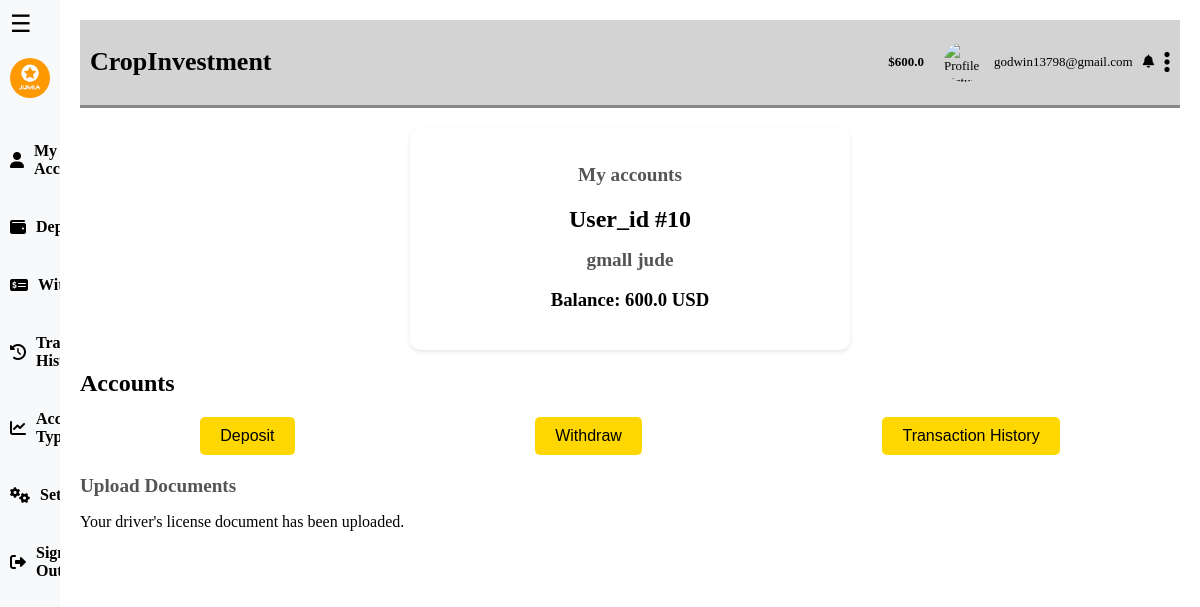
The app's page /dashboard (signed in), older data.
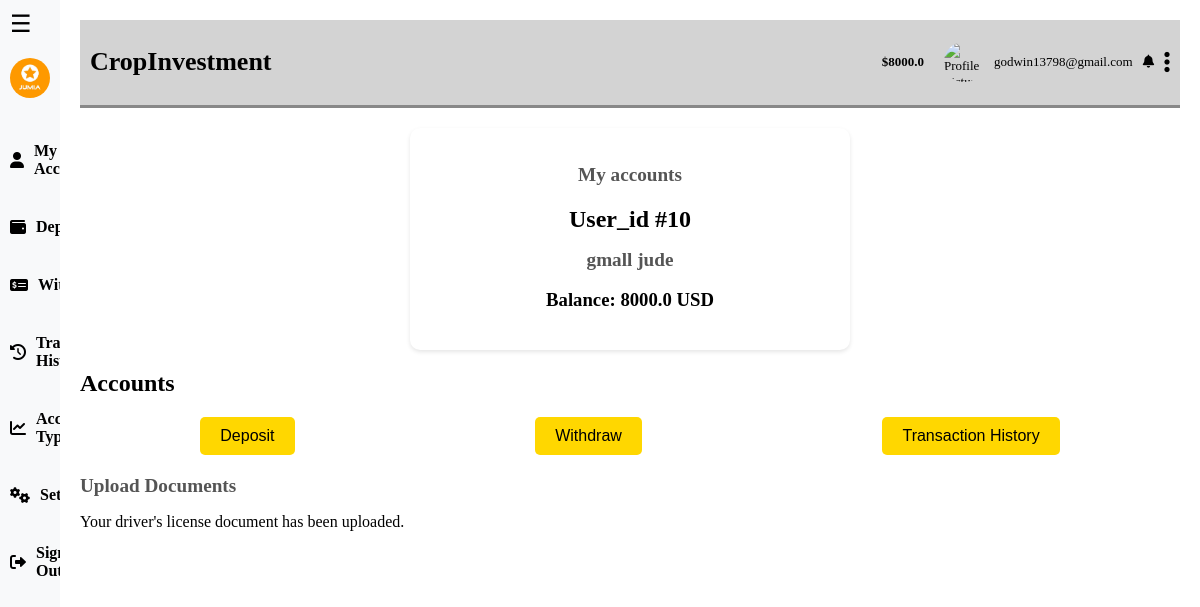
The same page, newer data.
### main/auth/models.py (models this page shows, shortened)
class User(db.Model, UserMixin):
    id = db.Column(db.Integer, primary_key=True)
    username = db.Column(db.String(80), unique=True, nullable=False)
    email = db.Column(db.String(120), unique=True, nullable=False)
    password = db.Column(db.String(120), nullable=False)
    country = db.Column(db.String(50), nullable=False)
    first_name = db.Column(db.String(50), nullable=False)
    last_name = db.Column(db.String(50), nullable=False)
    profile_picture = db.Column(db.String(200), nullable=True)
    home_address = db.Column(db.String(200), nullable=False)
    contact = db.Column(db.String(20), nullable=False)
    job_title = db.Column(db.String(100))
    date_created = db.Column(db.DateTime, default=datetime.utcnow)
    balance = db.Column(db.Float, nullable=False, default=0.0)
    account_type = db.Column(db.String(200), )
    driver_license = db.Column(db.String(200), nullable=True)

### app.py (the view)
@app.route('/dashboard')
@login_required
def dashboard():
    user = current_user
    return render_template('pages/dashboard.html', user=user)

### main/auth/route.py (called while the page is built)
@login_manager.user_loader
def load_user(user_id):
    return User.query.get(int(user_id))

### main/templates/pages/dashboard.html (shortened to what this page needs)
{% extends "base.html" %}
{% block content %}
<section>
    <div class="profile-container">
        <div>
            <h2>My accounts</h2>
            <h1>User_id #{{ user.id }}</h1>
            <h2>{{ user.first_name }} {{ user.last_name }}</h2>
            <div class="account-details">
                <h3>Balance: {{ user.balance }} USD</h3>
            </div>
        </div>
    </div>
    <div class="accounts-section">
        <div class="accounts-header">
            <h2>Accounts</h2>
        </div>
        <div class="account-actions">
            <button onclick="location.href='/deposit'">Deposit</button>
            <button onclick="location.href='/withdrawal'">Withdraw</button>
            <button onclick="location.href='/transaction'">Transaction History</button>
        </div>
    </div>
    <div class="upload-container">
        <h3>Upload Documents</h3>
        {% if user.driver_license %}
            <p>Your driver's license document has been uploaded.</p>
        {% else %}
            <form action="/upload" method="post" enctype="multipart/form-data">
                <label for="driver_license">Upload Driver's License:</label>
                <input type="file" name="driver_license" id="driver_license" accept="image/*">
                <button type="submit">Upload</button>
            </form>
        {% endif %}
    </div>
</section>
{% endblock %}

### main/templates/base.html (shortened to what this page needs)
<!DOCTYPE html>
<html lang="en">
<head>
    <link rel="stylesheet" href="https://cdnjs.cloudflare.com/ajax/libs/font-awesome/6.0.0-beta3/css/all.min.css">
</head>
<body>
    <div class="sidebar">
        <div class="sidebar-header">
            <span class="menu-icon" onclick="toggleSidebar()">☰</span>
        </div>
        <div class="profile-info">
          <img src="{{ url_for('static', filename='uploads/' ~ user.profile_picture if user.profile_picture else 'images/adminIcon.png') }}" alt="Profile Picture" class="user-icon" id="profilePicture">
        </div>
        <nav>
            <ul>
                <li><a href="{{ url_for('dashboard') }}"><i class="fas fa-user"></i>My Account</a></li>
                <li><a href="{{ url_for('deposit') }}"><i class="fas fa-wallet"></i>Deposit</a></li>
                <li><a href="{{ url_for('withdrawal') }}"><i class="fas fa-money-check-alt"></i>Withdrawal</a></li>
                <li><a href="{{ url_for('transaction') }}"><i class="fas fa-history"></i>Transaction History</a></li>
                <li><a href="{{ url_for('account') }}"><i class="fas fa-chart-line"></i>Account Type</a></li>
                <li><a href="{{ url_for('setting.setting') }}"><i class="fas fa-cogs"></i>Settings</a></li>
                <li><a href="/signout"><i class="fas fa-sign-out-alt"></i>Sign Out</a></li>
            </ul>
        </nav>
    </div>
    <div class="main-content">
        <header>
            <h1>CropInvestment</h1>
            <div class="user-notification">
                <span class="balance">${{ user.balance }}</span>
                <img src="{{ url_for('static', filename='images/adminIcon.png') }}" alt="Profile Picture" class="user-icon" id="headerProfilePicture">
                <p class="user-email">{{ user.email }}</p>
                <div class="notification-bell">
                    <i class="fas fa-bell" style="color: black;"></i>
                </div>
                <div class="dot-menu">
                    <i class="fas fa-ellipsis-v dot-icon"></i>
                </div>
            </div>
        </header>
        {% block content %}
        {% endblock %}
    </div>
</body>
</html>

Row changes from the older to the newer data that the page shows:
changed User "gmall": balance "600.0" → "8000.0"
